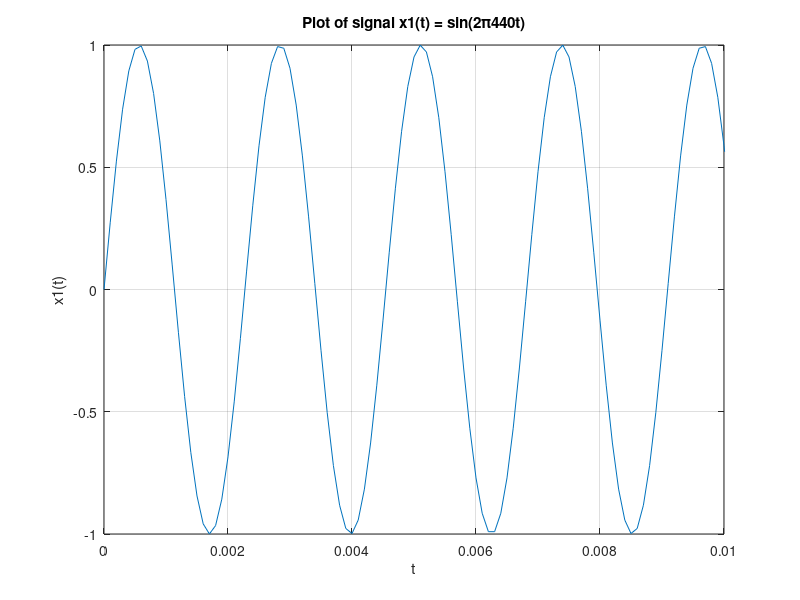
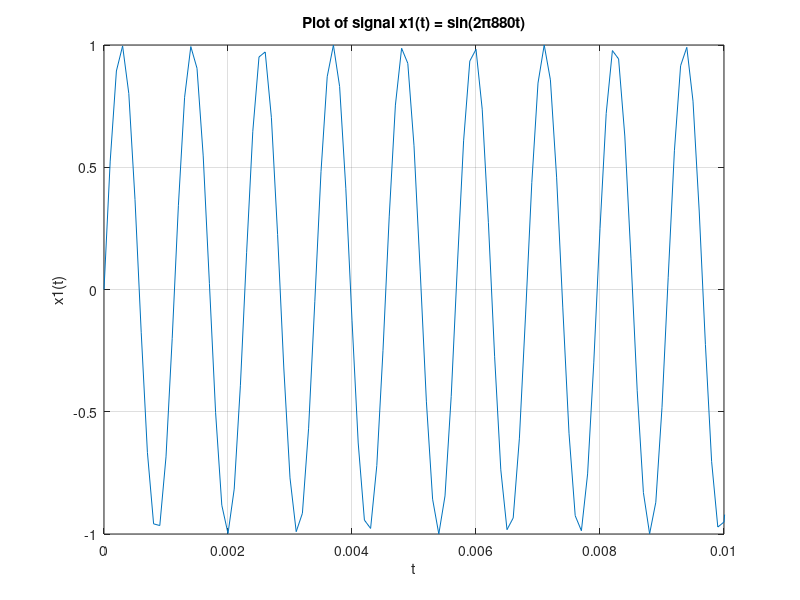
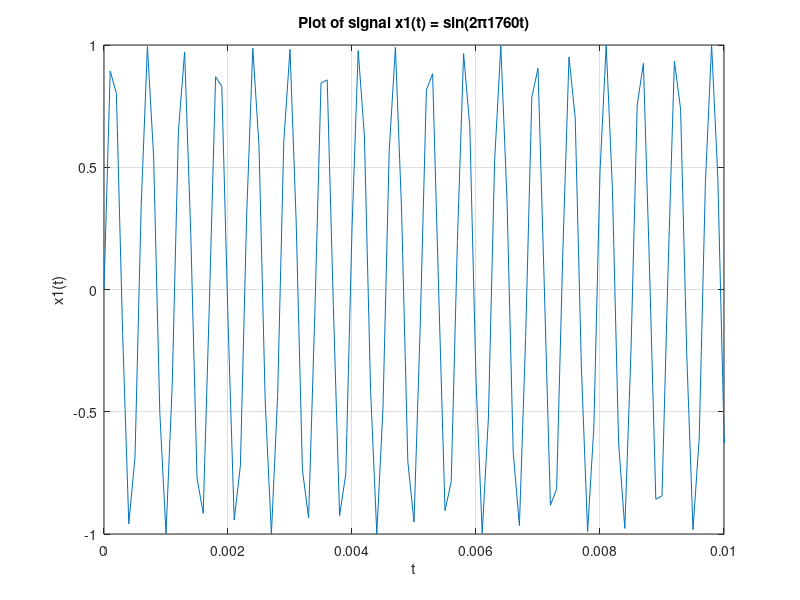

The MATLAB source for these figures, in order:
clc; clear all; close all;
pause on;
% 
% % Part 1
t = 0:0.0001:3;
f = 440;
quot = [1, 2, 4];
for i = 1:length(quot)
    x1 = sin(2 * pi * quot(i) * f .* t);
    figure;
    plot(t, x1);
    xlim([0 0.01]);
    grid();
    tit = ['Plot of signal x1(t) = sin(2π', num2str(quot(i) * f), 't)'];
    title(tit);
    ylabel('x1(t)');
    xlabel('t');
    sound(x1(1:10000));
    pause(1.05);
end
% 
% t = 0:0.0001:3;
% f = [440, 554, 659];
% s = sin(2 * pi * f(1) * t) + sin(2 * pi * f(2) * t)+ sin(2 * pi * f(3) * t);
% plot(t, s);
% xlim([0 0.01]);
% grid();
% tit = ['Plot of signal s(t) = sin(2π', num2str(f(1)), 't) + sin(2π', num2str(f(2)), 't) + sin(2π', num2str(f(3)), 't)'];
% title(tit);
% ylabel('s(t)');
% xlabel('t');
% soundsc(s(1:10000));
% 
% % Part 2
% t = 0:0.0001:3;
% f = 587;
% phi = [0, pi/4, pi/2, 3*pi/4, pi];
% 
% for i = 1:length(phi)
%     x2 = sin(2 * pi * f .* t + phi(i));
%     figure;
%     plot(t, x2);
%     xlim([0 0.01]);
%     grid();
%     tit = ['Plot of the signal x2(t) = cos(2π', num2str(f), 't + ', num2str(phi(i)), ')'];
%     title(tit);
%     xlabel('t');
%     ylabel('x2(t)');
%     sound(x2(1:10000));
%     pause(1.05);
% end
% 
% % Part 3
% a = [1, 2, 3];
% t = 0:0.0001:3;
% 
% for i = 1:length(a) 
%     x3 = exp(-(a(i)^2+2).*t).*cos(2 * pi * 440 .* t);
%     figure;
%     plot(t, x3);
%     xlim([0 0.01]);
%     grid();
%     tit = ['Plot of the signal x3(t) = exp(-(', num2str(a(i)),'^2+2)t) * cos(2π440t)'];
%     title(tit);
%     xlabel('t');
%     ylabel('x3(t)');
%     sound(x3);
%     pause(3.05);
% end
% 
% % Part 4
% t = 0:0.0001:3;
% f1 = [5, 10, 15];
% f2 =  1000;
% 
% for i = 1:length(f1) 
%     x4 = cos(2 * pi * f1(i) .* t).*cos(2 * pi * f2 .* t);
%     figure;
%     plot(t, x4);
%     xlim([0 0.01]);
%     grid();
%     tit = ['Plot of the signal x4(t) = cos(2π', num2str(f1(i)), 't)*cos(2π', num2str(f2), 't)'];
%     title(tit);
%     xlabel('t');
%     ylabel('x4(t)');
%     sound(x4);
%     pause(3.05);
% end
% 
% % Part 5
% t = 0:0.0001:2;
% fl = [500, 2500];
% f0 = [2500, 500];
% quot = [1/2, 1, 2];
% for i = 1:length(fl)
%     td = 2;
%     phi = 0;
%     mu = (fl(i) - f0(i)) / (2*td);
%     for j = 1:length(quot)
%         x5 = cos(2 * pi * quot(j) * mu .* t.^2 + 2 * pi * f0(i) .* t + phi);
% %         figure;
% %         plot(t, x5)
% %         grid();
% %         tit = ['Plot of the signal x5(t) = cos(2π(', num2str(quot(j) * mu), ')t^2 + 2π', num2str(f0(i)), 't + ', num2str(phi), ')'];
% %         title(tit);
% %         xlabel('t');
% %         ylabel('x5(t)');
%         soundsc(x5);
%         pause(2.05)
%     end
% end
% 
% % A Chirp Puzzle
% t = 0:0.0001:3;
% fl = -2000;
% f0 = 3000;
% td = 3;
% phi = 0;
% mu = (fl - f0) / (2*td);
% cp = cos(2 * pi * mu .* t.^2 + 2 * pi * f0 .* t + phi);
% soundsc(cp, 10000);
% 
% % Part 6
% notename = ["A", "A#", "B", "C", "C#", "D", "D#", "E", "F", "F#", "G", "G#"];
% song = ["A", "E", "E", "E", "F", "E", "F", "G", "E", "E", "D", "D", "D", "C", "D", "E"];
% 
% for k1 = 1:length(song)
%     idx = strcmp(song(k1), notename);
%     songidx(k1) = find(idx);
% end
% dur = 0.3*8192;
% songnote = [ ];
% for k1 = 1:length(songidx)
%     songnote = [songnote; [notecreate(songidx(k1),dur) zeros(1,75)]'];
% end
% soundsc(songnote, 8192)